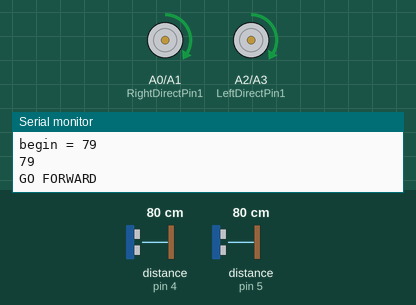
Recording of a sketch running on a simulated Arduino Uno, built with avr-gcc and run on an emulated ATmega328P. Shown: motor-driver pin pairs drawn as motors (green arrow = first pin HIGH = forward, orange = second pin HIGH = backward, longer = more drive, scaled by the enable pin), the last lines printed to the serial monitor. Wiring (inferred from the names in the program): 2 × ultrasonic range finder: trigger pin 10, echo pin 4 / trigger pin 13, echo pin 5. The inputs (shaded band) are chosen by the test bench; at power-on: distance to the obstacle (sensors on pin 4, pin 5) 80 cm. The echo pulse lasts 58.3 µs per cm.

Above: at 1.2 s.
1.3 s: distance to the obstacle (sensor on pin 4) set to 2 cm
At 1.43 s:
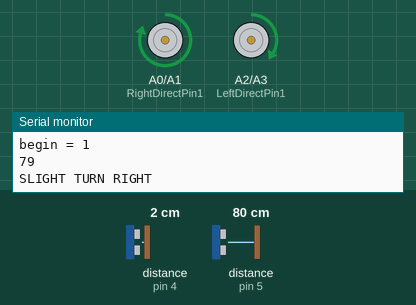
4.3 s: distance to the obstacle (sensor on pin 4) set to 35 cm
At 4.51 s:
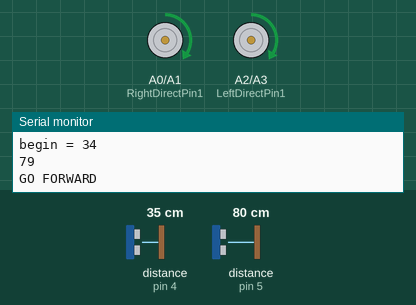
7.3 s: distance to the obstacle (sensor on pin 5) set to 2 cm
At 7.6 s:
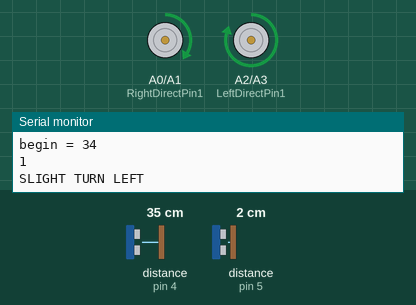
10.3 s: distance to the obstacle (sensor on pin 5) set to 35 cm
At 10.91 s:
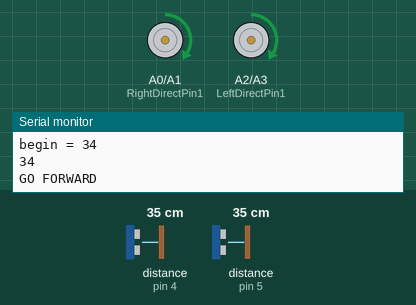
Timing chart, 0 to 13.3 s (numbered marks = the images above; inputs shaded):
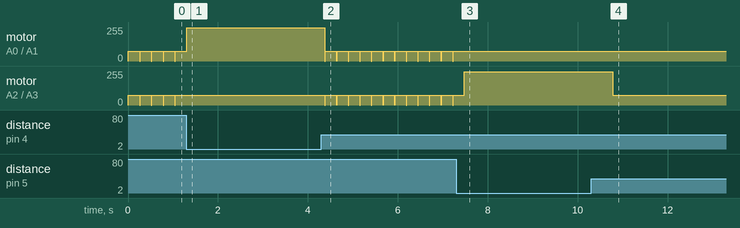

The sketch:

ultrasonicInfrared.ino
```cpp
#define speedPinL 6 //Left PWM pin connect MODEL-X ENB
#define speedPinR 9 //RIGHT PWM pin connect MODEL-X ENA

#define LeftDirectPin1  A2  //Left Motor direction pin 1 to MODEL-X IN3
#define LeftDirectPin2  A3  //Left Motor direction pin 1 to MODEL-X IN4
#define RightDirectPin1 A0  //Right Motor direction pin 1 to MODEL-X IN1
#define RightDirectPin2 A1  //Right Motor direction pin 2 to MODEL-X IN2

#define LPT 2

#define LeftObstacleSensor  3  //Left Infrared Sensor
#define RightObstacleSensor 2  //Right Infrared Sensor

#define Echo_PIN_1 4           //Left ultrasonic sensor
#define Trig_PIN_1 10          //Left ultrasonic sensor
#define Echo_PIN_2 5           //Right ultrasonic sensor
#define Trig_PIN_2 13          //Right ultrasonic sensor

#define FAST_SPEED  250
#define SPEED       75
#define TURN_SPEED  150
#define BACK_SPEED1 70
#define BACK_SPEED2 90


const int distancelimit = 30;
const int sidedistancelimit = 30;
const int turntime = 250;
const int backtime = 300;
int numcycles = 0;
int distance;

void go_Advance(void){
  digitalWrite(RightDirectPin1, HIGH);
  digitalWrite(RightDirectPin2, LOW);
  digitalWrite(LeftDirectPin1, HIGH);
  digitalWrite(LeftDirectPin2, LOW);
}
void go_Left(){
  digitalWrite(RightDirectPin1, HIGH);
  digitalWrite(RightDirectPin2, LOW);
  digitalWrite(LeftDirectPin1, LOW);
  digitalWrite(LeftDirectPin2, HIGH);
}
void go_Right(){
  digitalWrite(RightDirectPin1, LOW);
  digitalWrite(RightDirectPin2, HIGH);
  digitalWrite(LeftDirectPin1, HIGH);
  digitalWrite(LeftDirectPin2, LOW);
}
void go_Back(){
  digitalWrite(RightDirectPin1, LOW);
  digitalWrite(RightDirectPin2, HIGH);
  digitalWrite(LeftDirectPin1, LOW);
  digitalWrite(LeftDirectPin2, HIGH);
}

void stop_Stop(){
  digitalWrite(RightDirectPin1, LOW);
  digitalWrite(RightDirectPin2, LOW);
  digitalWrite(LeftDirectPin1, LOW);
  digitalWrite(LeftDirectPin2, LOW);
  set_Motorspeed(0,0);
}

void set_Motorspeed(int speed_L, int speed_R){
  analogWrite(speedPinL, speed_L);
  analogWrite(speedPinR, speed_R);
}

void autostopping(){
  int IRvalueLeft = digitalRead(LeftObstacleSensor);
  int IRvalueRight = digitalRead(RightObstacleSensor);

  if (IRvalueLeft == LOW || IRvalueRight == LOW) {
    stop_Stop();
    set_Motorspeed(0,0);
    auto_avoidance(); // Call auto_avoidance when stopped
  }
  else {
    go_Back();
  }
}

void watch(int &echo_distance_1, int &echo_distance_2){
  //Sensor 1
  digitalWrite(Trig_PIN_1, LOW);
  delayMicroseconds(5);            //Wait for the trigger to settle
  digitalWrite(Trig_PIN_1, HIGH);  //Send the trigger pulse
  delayMicroseconds(15);           //Pulse length
  digitalWrite(Trig_PIN_1, LOW);   //Stop the pulse

  echo_distance_1 = pulseIn(Echo_PIN_1, HIGH);  //Measure pulse duration
  echo_distance_1 = echo_distance_1 * 0.01715;  //Convert to distance in cm

  //Sensor 2
  digitalWrite(Trig_PIN_2, LOW);
  delayMicroseconds(5);            //Wait for the trigger to settle
  digitalWrite(Trig_PIN_2, HIGH);  //Send the trigger pulse
  delayMicroseconds(15);           //Pulse length
  digitalWrite(Trig_PIN_2, LOW);   //Stop the pulse

  echo_distance_2 = pulseIn(Echo_PIN_2, HIGH); //Measure pulse duration
  echo_distance_2 = echo_distance_2 * 0.01715; //Convert to distance in cm
}

void auto_avoidance(){
  ++numcycles;
  if(numcycles>=LPT){ //Watch if something is around every LPT loops while moving forward
    stop_Stop();
    int echo_distance_1, echo_distance_2;
    watch(echo_distance_1, echo_distance_2);

    Serial.print("begin = ");
    Serial.println(echo_distance_1);
    Serial.println(echo_distance_2);

    if(echo_distance_1 > distancelimit && echo_distance_2 > distancelimit){
      Serial.println("GO FORWARD");
      set_Motorspeed(SPEED,SPEED);
      go_Advance();
      delay(turntime);
      stop_Stop();
    }
    else if(echo_distance_1 < distancelimit){
      Serial.println("SLIGHT TURN RIGHT");
      set_Motorspeed(FAST_SPEED,SPEED);
      go_Advance();
      delay(turntime);
      stop_Stop();
    }

    else if (echo_distance_2 < distancelimit){
      Serial.println("SLIGHT TURN LEFT");
      set_Motorspeed(SPEED,FAST_SPEED);
      go_Advance();
      delay(turntime);
      stop_Stop();
    }
  }
}
void setup(){
  pinMode(speedPinL, OUTPUT);        //left motor PWM pin
  pinMode(speedPinR, OUTPUT);        //right motor PWM  pin
  pinMode(RightDirectPin1, OUTPUT);  //left motor direction pin1
  pinMode(RightDirectPin2, OUTPUT);  //left motor direction pin2
  pinMode(LeftDirectPin1, OUTPUT);   //right motor direction Pin 1
  pinMode(LeftDirectPin2, OUTPUT);   //right motor direction Pin 2
  stop_Stop();

  pinMode(RightObstacleSensor, INPUT);
  pinMode(LeftObstacleSensor, INPUT);
  Serial.begin(9600);

  pinMode (A0, OUTPUT);
  pinMode (A1, OUTPUT);
  pinMode (A2, OUTPUT);
  pinMode (A3, OUTPUT);

  pinMode(Trig_PIN_1, OUTPUT);
  pinMode(Trig_PIN_2, OUTPUT);
  pinMode(Echo_PIN_1, INPUT);
  pinMode(Echo_PIN_2, INPUT);

  digitalWrite(Trig_PIN_1, LOW);
  digitalWrite(Trig_PIN_2, LOW);
}

void loop(){
  auto_avoidance();
}
```

Measured:
- after the input at 1.3 s, motor on A2 (LeftDirectPin1) / A3 (LeftDirectPin2): stops changing and stays forward 75/255
- after the input at 4.3 s, motor on A0 (RightDirectPin1) / A1 (RightDirectPin2), motor on A2 (LeftDirectPin1) / A3 (LeftDirectPin2): alternates forward 75/255 for 0.25 s and stopped for 0.01 s, starting after 0.08 s
- after the input at 7.3 s, motor on A0 (RightDirectPin1) / A1 (RightDirectPin2): stops changing and stays forward 75/255
- after the input at 10.3 s, motor on A2 (LeftDirectPin1) / A3 (LeftDirectPin2): forward 250/255 → forward 75/255 after 0.49 s
- by itself, motor on A2 (LeftDirectPin1) / A3 (LeftDirectPin2): alternates forward 75/255 for 0.25 s and stopped for 0.01 s
